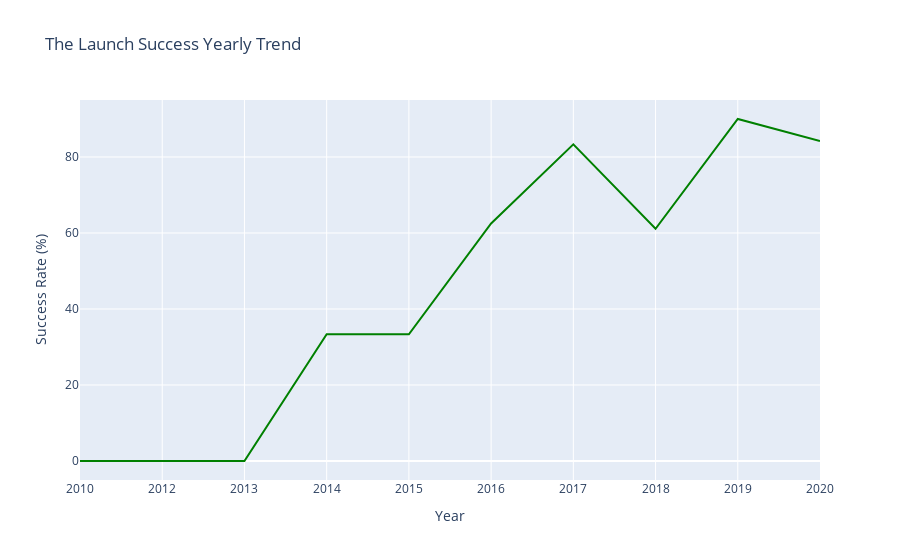

Source (notebook cell):
### Code cell
# Plot a line chart with x axis to be the extracted year and y axis to be the success rate
fig = go.Figure(data=go.Scatter(x=line_data_df['year'], y=line_data_df['class'], mode='lines', marker=dict(color='green')))
fig.update_layout(title='The Launch Success Yearly Trend', xaxis_title='Year', yaxis_title='Success Rate (%)')
fig.show()

### Figure 1 — Plotly figure (JSON) as saved in the notebook; plotly's stock layout.template omitted (floating-point values rounded to 4 significant figures)
{"data": [{"marker": {"color": "green"}, "mode": "lines", "x": ["2010", "2012", "2013", "2014", "2015", "2016", "2017", "2018", "2019", "2020"], "y": [0.0, 0.0, 0.0, 33.33, 33.33, 62.5, 83.33, 61.11, 90.0, 84.21], "type": "scatter"}], "layout": {"title": {"text": "The Launch Success Yearly Trend"}, "xaxis": {"title": {"text": "Year"}}, "yaxis": {"title": {"text": "Success Rate (%)"}}}}
